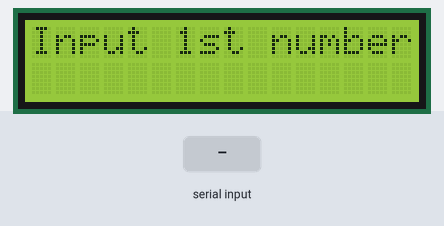
This sketch was run on a simulated Arduino Uno, built with avr-gcc and run on an emulated ATmega328P. On the bench: 16×2 character LCD. Inputs (shaded band) come from the test bench.

Above: at 1.2 s.
1.3 s: "1/90/45\n" received over Serial
At 3.4 s:
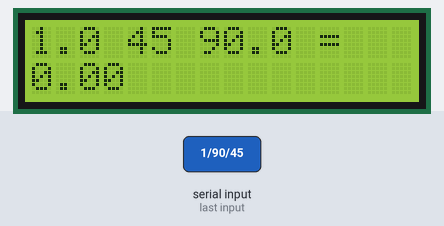
6.8 s: "+" received over Serial
At 9.5 s:
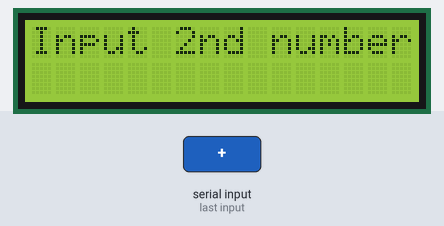
9.8 s: "1/90/45\n" received over Serial
At 12.2 s:
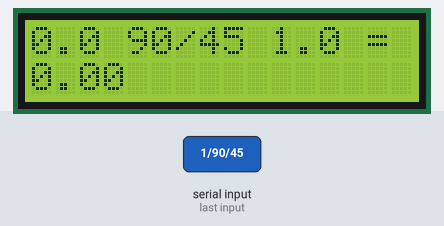
15.3 s: "/" received over Serial
At 17.1 s:
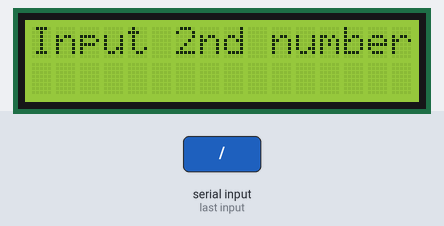
18.3 s: "-" received over Serial
At 20.5 s:
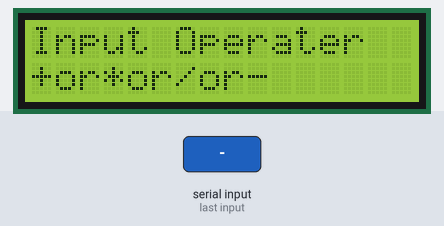
20.8 s: "*" received over Serial
At 22.7 s:
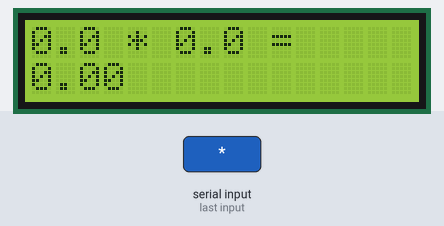
Timing chart, 0 to 24.2 s (numbered marks = the images above; inputs shaded):
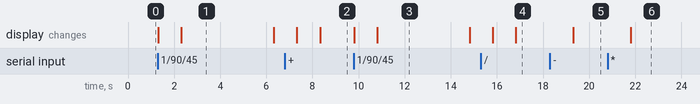

The sketch:

caluculatorWithLCD.ino
```cpp
#include <LiquidCrystal.h>
int rs = 7;
int en = 8;
int d4 = 9;
int d5 = 10;
int d6 = 11;
int d7 = 12;
LiquidCrystal lcd(rs,en,d4,d5,d6,d7);

float num1;
float num2;
String op;

float val;


void setup() {
lcd.begin(16,2);
Serial.begin(9600);

}

void loop() {
 lcd.setCursor( 0, 0);
 lcd.print("Input 1st number");
 while(Serial.available() == 0){

 }
 num1 = Serial.parseFloat();
 Serial.read();
 lcd.clear();

 lcd.setCursor( 0, 0);
 lcd.print("Input 2nd number");
 while(Serial.available() == 0){

 }
 num2 = Serial.parseFloat();
 Serial.read();
 lcd.clear();

 lcd.setCursor( 0, 0);
 lcd.print("Input Operater");
 lcd.setCursor( 0, 1);
 lcd.print("+or*or/or-");

 while(Serial.available() == 0){

 }

 op = Serial.readString();
 op.trim();
 lcd.clear();

 if(op == "+"){
  val = num1+num2;
 }

  if(op == "/"){
  val = num1/num2;
 }

  if(op == "-"){
  val = num1-num2;
 }

  if(op == "*"){
  val = num1*num2;
 }

  lcd.setCursor(0, 0);
  lcd.print(num1,1);
  lcd.print(" ");
  lcd.print(op);
  lcd.print(" ");
  lcd.print(num2,1);
  lcd.print(" = ");
  lcd.setCursor( 0 , 1);
  lcd.print(val);
  delay(4000);
  lcd.print(" Thank You!!");
  delay(1000);
  lcd.clear();


}
```

Measured:
- after the input at 1.3 s, the display: first changes at once (image 1 shows a later state)
- after the input at 6.8 s, the display: first differs from a run without the input after 1.5 s (image 2)
- after the input at 9.8 s, the display: first changes at once (image 3 shows a later state)
- after the input at 15.3 s, the display: first differs from a run without the input after 1.5 s (image 4)
- after the input at 18.3 s, the display: changes after 1.0 s (image 5)
- after the input at 20.8 s, the display: changes after 1.0 s (image 6)
- what the display in image 1 shows lasts 4.0 s, from 2.3 s to 6.3 s
